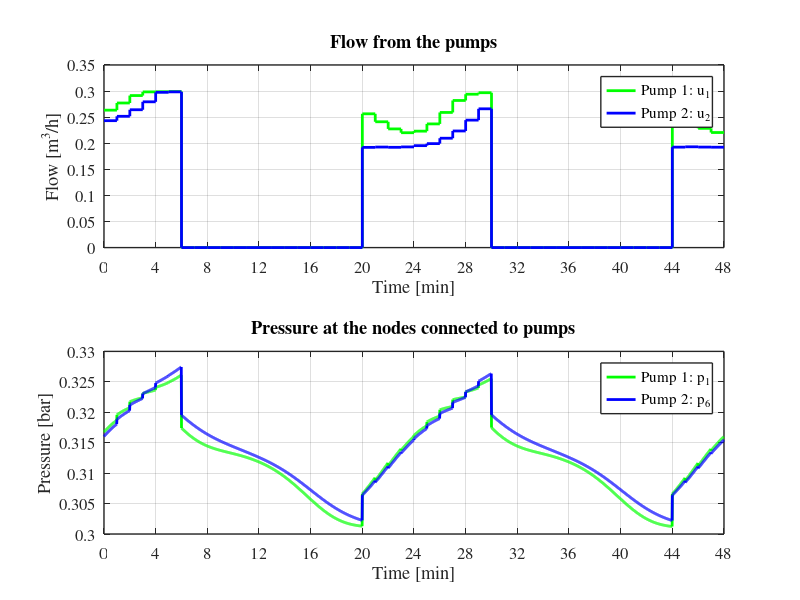
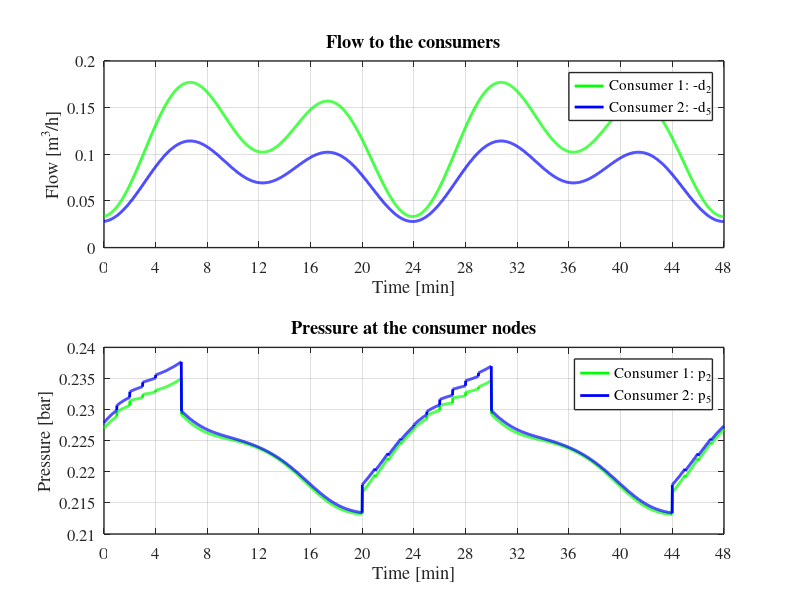
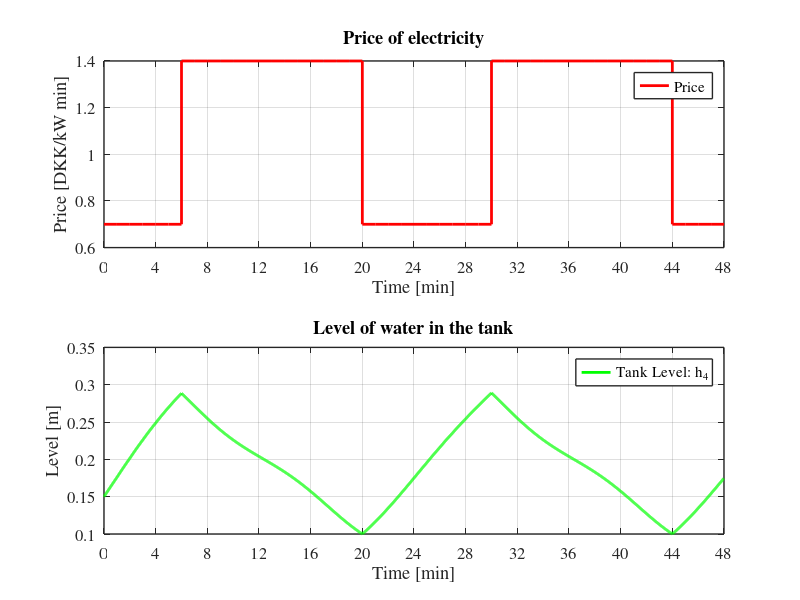

The MATLAB source for these figures, in order:
%% For Plotting Controller

clc;
clear;
close all;


load data_control


set(0, 'DefaultLineLineWidth',2);
set(0, 'DefaultaxesLineWidth',1);
set(0, 'DefaultaxesFontSize',12);
set(0, 'DefaultTextFontSize',12);
set(0, 'DefaultAxesFontName','Times');


t=TIME;
t_Hp=TIME_HP;

C=C_HP;

d4=D_TAU;

p1=P_BAR(1,:);
p6=P_BAR(5,:);



d1=U_con(1,:);
d6=U_con(2,:);

p2=P_BAR(2,:);
p5=P_BAR(4,:);


d2=DC_HP(1,:);
d5=DC_HP(2,:);

p4=P_val_0(1:end-1);
h4=H_TANK(1:end-1);


figure
subplot(2,1,1)
stairs(t_Hp,d1,'g','LineWidth',2);
hold on
stairs(t_Hp,d6,'b','LineWidth',2);
hold off
xlabel('Time [min]');ylabel('Flow [m^3/h]')
lgd=legend('Pump 1: u_1','Pump 2: u_2');
title('Flow from the pumps');
xlim([0 T_min]);
xticks(0:4:T_min)
grid

subplot(2,1,2)
plot(t,p1,'g',t,p6,'b');
xlabel('Time [min]');ylabel('Pressure [bar]')
lgd=legend('Pump 1: p_1','Pump 2: p_6');
title('Pressure at the nodes connected to pumps');
xlim([0 T_min]);
xticks(0:4:T_min)
grid



figure
subplot(2,1,1)
plot(t,-d2,'g',t,-d5,'b');
xlabel('Time [min]');ylabel('Flow [m^3/h]')
lgd=legend('Consumer 1: -d_2','Consumer 2: -d_5');
title('Flow to the consumers');
xlim([0 T_min]);
xticks(0:4:T_min)
grid

subplot(2,1,2)
plot(t,p2,'g',t,p5,'b');
xlabel('Time [min]');ylabel('Pressure [bar]')
lgd=legend('Consumer 1: p_2','Consumer 2: p_5');
title('Pressure at the consumer nodes');
xlim([0 T_min]);
xticks(0:4:T_min)
grid


figure
subplot(2,1,1)
stairs(t_Hp,C,'r','LineWidth',2);
xlabel('Time [min]');ylabel('Price [DKK/kW min]')
lgd=legend('Price');
title('Price of electricity');
xlim([0 T_min]);
xticks(0:4:T_min)
grid

subplot(2,1,2)
plot(t,h4,'g');
xlabel('Time [min]');ylabel('Level [m]')
lgd=legend('Tank Level: h_4');
title('Level of water in the tank');
xlim([0 T_min]);
xticks(0:4:T_min)
grid

